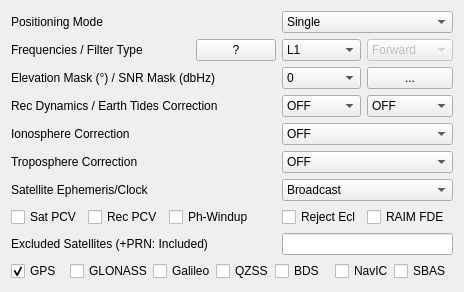
     <widget class="QWidget" name="TabSheet1">
      <property name="toolTip">
       <string/>
      </property>
      <attribute name="title">
       <string>Setting&amp;1</string>
      </attribute>
      <layout class="QGridLayout" name="gridLayout">
       <item row="3" column="0" colspan="6">
        <widget class="QLabel" name="Label3">
         <property name="enabled">
          <bool>true</bool>
         </property>
         <property name="toolTip">
          <string/>
         </property>
         <property name="text">
          <string>Rec Dynamics / Earth Tides Correction</string>
         </property>
        </widget>
       </item>
       <item row="3" column="6" colspan="2">
        <widget class="QComboBox" name="DynamicModel">
         <property name="enabled">
          <bool>true</bool>
         </property>
         <property name="toolTip">
          <string/>
         </property>
         <item>
          <property name="text">
           <string>OFF</string>
          </property>
         </item>
         <item>
          <property name="text">
           <string>VEL</string>
          </property>
         </item>
         <item>
          <property name="text">
           <string>ACC</string>
          </property>
         </item>
        </widget>
       </item>
       <item row="3" column="8">
        <widget class="QComboBox" name="TideCorr">
         <property name="enabled">
          <bool>true</bool>
         </property>
         <property name="toolTip">
          <string/>
         </property>
         <item>
          <property name="text">
           <string>OFF</string>
          </property>
         </item>
         <item>
          <property name="text">
           <string>Solid</string>
          </property>
         </item>
        </widget>
       </item>
       <item row="4" column="0" colspan="4">
        <widget class="QLabel" name="Label8">
         <property name="enabled">
          <bool>true</bool>
         </property>
         <property name="toolTip">
          <string/>
         </property>
         <property name="text">
          <string>Ionosphere Correction</string>
         </property>
        </widget>
       </item>
       <item row="5" column="0" colspan="4">
        <widget class="QLabel" name="Label9">
         <property name="enabled">
          <bool>true</bool>
         </property>
         <property name="toolTip">
          <string/>
         </property>
         <property name="text">
          <string>Troposphere Correction</string>
         </property>
        </widget>
       </item>
       <item row="5" column="6" colspan="3">
        <widget class="QComboBox" name="TropOpt">
         <property name="enabled">
          <bool>true</bool>
         </property>
         <property name="toolTip">
          <string/>
         </property>
         <item>
          <property name="text">
           <string>OFF</string>
          </property>
         </item>
         <item>
          <property name="text">
           <string>Saastamoinen</string>
          </property>
         </item>
         <item>
          <property name="text">
           <string>SBAS</string>
          </property>
         </item>
         <item>
          <property name="text">
           <string>Estimate ZTD</string>
          </property>
         </item>
         <item>
          <property name="text">
           <string>Estimate ZTD+Grad</string>
          </property>
         </item>
        </widget>
       </item>
       <item row="1" column="6" colspan="2">
        <widget class="QComboBox" name="Freq">
         <property name="enabled">
          <bool>true</bool>
         </property>
         <property name="toolTip">
          <string/>
         </property>
         <item>
          <property name="text">
           <string>L1</string>
          </property>
         </item>
         <item>
          <property name="text">
           <string>L1+L2</string>
          </property>
         </item>
        </widget>
       </item>
       <item row="1" column="8">
        <widget class="QComboBox" name="Solution">
         <property name="enabled">
          <bool>false</bool>
         </property>
         <property name="toolTip">
          <string/>
         </property>
         <item>
          <property name="text">
           <string>Forward</string>
          </property>
         </item>
         <item>
          <property name="text">
           <string>Backward</string>
          </property>
         </item>
         <item>
          <property name="text">
           <string>Combined</string>
          </property>
         </item>
        </widget>
       </item>
       <item row="2" column="0" colspan="6">
        <widget class="QLabel" name="LabelElMask">
         <property name="enabled">
          <bool>true</bool>
         </property>
         <property name="toolTip">
          <string/>
         </property>
         <property name="text">
          <string>Elevation Mask (°) / SNR Mask (dbHz)</string>
         </property>
        </widget>
       </item>
       <item row="4" column="6" colspan="3">
        <widget class="QComboBox" name="IonoOpt">
         <property name="enabled">
          <bool>true</bool>
         </property>
         <property name="toolTip">
          <string/>
         </property>
         <item>
          <property name="text">
           <string>OFF</string>
          </property>
         </item>
         <item>
          <property name="text">
           <string>Broadcast</string>
          </property>
         </item>
         <item>
          <property name="text">
           <string>SBAS</string>
          </property>
         </item>
         <item>
          <property name="text">
           <string>Iono-Free LC</string>
          </property>
         </item>
         <item>
          <property name="text">
           <string>Estimate STEC</string>
          </property>
         </item>
         <item>
          <property name="text">
           <string>IONEX TEC</string>
          </property>
         </item>
         <item>
          <property name="text">
           <string>QZSS Broadcast</string>
          </property>
         </item>
        </widget>
       </item>
       <item row="2" column="6" colspan="2">
        <widget class="QComboBox" name="ElMask">
         <property name="enabled">
          <bool>true</bool>
         </property>
         <property name="toolTip">
          <string/>
         </property>
         <item>
          <property name="text">
           <string>0</string>
          </property>
         </item>
         <item>
          <property name="text">
           <string>5</string>
          </property>
         </item>
         <item>
          <property name="text">
           <string>10</string>
          </property>
         </item>
         <item>
          <property name="text">
           <string>15</string>
          </property>
         </item>
         <item>
          <property name="text">
           <string>20</string>
          </property>
         </item>
         <item>
          <property name="text">
           <string>25</string>
          </property>
         </item>
         <item>
          <property name="text">
           <string>30</string>
          </property>
         </item>
         <item>
          <property name="text">
           <string>35</string>
          </property>
         </item>
         <item>
          <property name="text">
           <string>40</string>
          </property>
         </item>
         <item>
          <property name="text">
           <string>45</string>
          </property>
         </item>
         <item>
          <property name="text">
           <string>50</string>
          </property>
         </item>
         <item>
          <property name="text">
           <string>55</string>
          </property>
         </item>
         <item>
          <property name="text">
           <string>60</string>
          </property>
         </item>
         <item>
          <property name="text">
           <string>65</string>
          </property>
         </item>
         <item>
          <property name="text">
           <string>70</string>
          </property>
         </item>
        </widget>
       </item>
       <item row="6" column="0" colspan="4">
        <widget class="QLabel" name="Label32">
         <property name="enabled">
          <bool>true</bool>
         </property>
         <property name="toolTip">
          <string/>
         </property>
         <property name="text">
          <string>Satellite Ephemeris/Clock</string>
         </property>
        </widget>
       </item>
       <item row="2" column="8">
        <widget class="QPushButton" name="BtnSnrMask">
         <property name="enabled">
          <bool>true</bool>
         </property>
         <property name="toolTip">
          <string/>
         </property>
         <property name="text">
          <string>...</string>
         </property>
        </widget>
       </item>
       <item row="0" column="6" colspan="3">
        <widget class="QComboBox" name="PosMode">
         <property name="enabled">
          <bool>true</bool>
         </property>
         <property name="toolTip">
          <string/>
         </property>
         <item>
          <property name="text">
           <string>Single</string>
          </property>
         </item>
         <item>
          <property name="text">
           <string>DGPS/DGNSS</string>
          </property>
         </item>
         <item>
          <property name="text">
           <string>Kinematic</string>
          </property>
         </item>
         <item>
          <property name="text">
           <string>Static</string>
          </property>
         </item>
         <item>
          <property name="text">
           <string>Moving-Base</string>
          </property>
         </item>
         <item>
          <property name="text">
           <string>Fixed</string>
          </property>
         </item>
         <item>
          <property name="text">
           <string>PPP Kinematic</string>
          </property>
         </item>
         <item>
          <property name="text">
           <string>PPP Static</string>
          </property>
         </item>
         <item>
          <property name="text">
           <string>PPP Fixed</string>
          </property>
         </item>
        </widget>
       </item>
       <item row="1" column="0" colspan="4">
        <widget class="QLabel" name="LabelFreq">
         <property name="enabled">
          <bool>true</bool>
         </property>
         <property name="toolTip">
          <string/>
         </property>
         <property name="text">
          <string>Frequencies / Filter Type</string>
         </property>
        </widget>
       </item>
       <item row="6" column="6" colspan="3">
        <widget class="QComboBox" name="SatEphem">
         <property name="enabled">
          <bool>true</bool>
         </property>
         <property name="toolTip">
          <string/>
         </property>
         <item>
          <property name="text">
           <string>Broadcast</string>
          </property>
         </item>
         <item>
          <property name="text">
           <string>Precise</string>
          </property>
         </item>
         <item>
          <property name="text">
           <string>Broadcast+SBAS</string>
          </property>
         </item>
         <item>
          <property name="text">
           <string>Broadcast+SSR APC</string>
          </property>
         </item>
         <item>
          <property name="text">
           <string>Broadcast+SSR CoM</string>
          </property>
         </item>
         <item>
          <property name="text">
           <string>QZSS LEX</string>
          </property>
         </item>
        </widget>
       </item>
       <item row="7" column="0" colspan="2">
        <widget class="QCheckBox" name="PosOpt1">
         <property name="toolTip">
          <string/>
         </property>
         <property name="text">
          <string>Sat PCV</string>
         </property>
         <property name="checked">
          <bool>false</bool>
         </property>
        </widget>
       </item>
       <item row="7" column="2" colspan="2">
        <widget class="QCheckBox" name="PosOpt2">
         <property name="toolTip">
          <string/>
         </property>
         <property name="text">
          <string>Rec PCV</string>
         </property>
         <property name="checked">
          <bool>false</bool>
         </property>
        </widget>
       </item>
       <item row="7" column="4" colspan="2">
        <widget class="QCheckBox" name="PosOpt3">
         <property name="toolTip">
          <string/>
         </property>
         <property name="text">
          <string>Ph-Windup</string>
         </property>
         <property name="checked">
          <bool>false</bool>
         </property>
        </widget>
       </item>
       <item row="7" column="6" colspan="2">
        <widget class="QCheckBox" name="PosOpt4">
         <property name="toolTip">
          <string/>
         </property>
         <property name="text">
          <string>Reject Ecl</string>
         </property>
         <property name="checked">
          <bool>false</bool>
         </property>
        </widget>
       </item>
       <item row="7" column="8">
        <widget class="QCheckBox" name="PosOpt5">
         <property name="toolTip">
          <string/>
         </property>
         <property name="text">
          <string>RAIM FDE</string>
         </property>
         <property name="checked">
          <bool>false</bool>
         </property>
        </widget>
       </item>
       <item row="8" column="0" colspan="6">
        <widget class="QLabel" name="Label35">
         <property name="enabled">
          <bool>true</bool>
         </property>
         <property name="toolTip">
          <string/>
         </property>
         <property name="text">
          <string>Excluded Satellites (+PRN: Included)</string>
         </property>
        </widget>
       </item>
       <item row="0" column="0" colspan="3">
        <widget class="QLabel" name="LabelPosMode">
         <property name="enabled">
          <bool>true</bool>
         </property>
         <property name="toolTip">
          <string/>
         </property>
         <property name="text">
          <string>Positioning Mode</string>
         </property>
        </widget>
       </item>
       <item row="8" column="6" colspan="3">
        <widget class="QLineEdit" name="ExSatsE">
         <property name="enabled">
          <bool>true</bool>
         </property>
         <property name="toolTip">
          <string/>
         </property>
         <property name="text">
          <string/>
         </property>
        </widget>
       </item>
       <item row="9" column="0" colspan="9">
        <widget class="QWidget" name="widget_2" native="true">
         <property name="sizePolicy">
          <sizepolicy hsizetype="Preferred" vsizetype="Fixed">
           <horstretch>0</horstretch>
           <verstretch>0</verstretch>
          </sizepolicy>
         </property>
         <layout class="QHBoxLayout" name="horizontalLayout_2">
          <property name="spacing">
           <number>0</number>
          </property>
          <property name="leftMargin">
           <number>0</number>
          </property>
          <property name="topMargin">
           <number>0</number>
          </property>
          <property name="rightMargin">
           <number>0</number>
          </property>
          <property name="bottomMargin">
           <number>0</number>
          </property>
          <item>
           <widget class="QCheckBox" name="NavSys1">
            <property name="toolTip">
             <string/>
            </property>
            <property name="text">
             <string>GPS</string>
            </property>
            <property name="checked">
             <bool>true</bool>
            </property>
           </widget>
          </item>
          <item>
           <widget class="QCheckBox" name="NavSys2">
            <property name="toolTip">
             <string/>
            </property>
            <property name="text">
             <string>GLONASS</string>
            </property>
            <property name="checked">
             <bool>false</bool>
            </property>
           </widget>
          </item>
          <item>
           <widget class="QCheckBox" name="NavSys3">
            <property name="toolTip">
             <string/>
            </property>
            <property name="text">
             <string>Galileo</string>
            </property>
            <property name="checked">
             <bool>false</bool>
            </property>
           </widget>
          </item>
          <item>
           <widget class="QCheckBox" name="NavSys4">
            <property name="toolTip">
             <string/>
            </property>
            <property name="text">
             <string>QZSS</string>
            </property>
            <property name="checked">
             <bool>false</bool>
            </property>
           </widget>
          </item>
          <item>
           <widget class="QCheckBox" name="NavSys6">
            <property name="toolTip">
             <string/>
            </property>
            <property name="text">
             <string>BDS</string>
            </property>
            <property name="checked">
             <bool>false</bool>
            </property>
           </widget>
          </item>
          <item>
           <widget class="QCheckBox" name="NavSys7">
            <property name="text">
             <string>NavIC</string>
            </property>
           </widget>
          </item>
          <item>
           <widget class="QCheckBox" name="NavSys5">
            <property name="toolTip">
             <string/>
            </property>
            <property name="text">
             <string>SBAS</string>
            </property>
            <property name="checked">
             <bool>false</bool>
            </property>
           </widget>
          </item>
         </layout>
        </widget>
       </item>
       <item row="1" column="5">
        <widget class="QPushButton" name="BtnFreq">
         <property name="text">
          <string>?</string>
         </property>
        </widget>
       </item>
      </layout>
     </widget>
